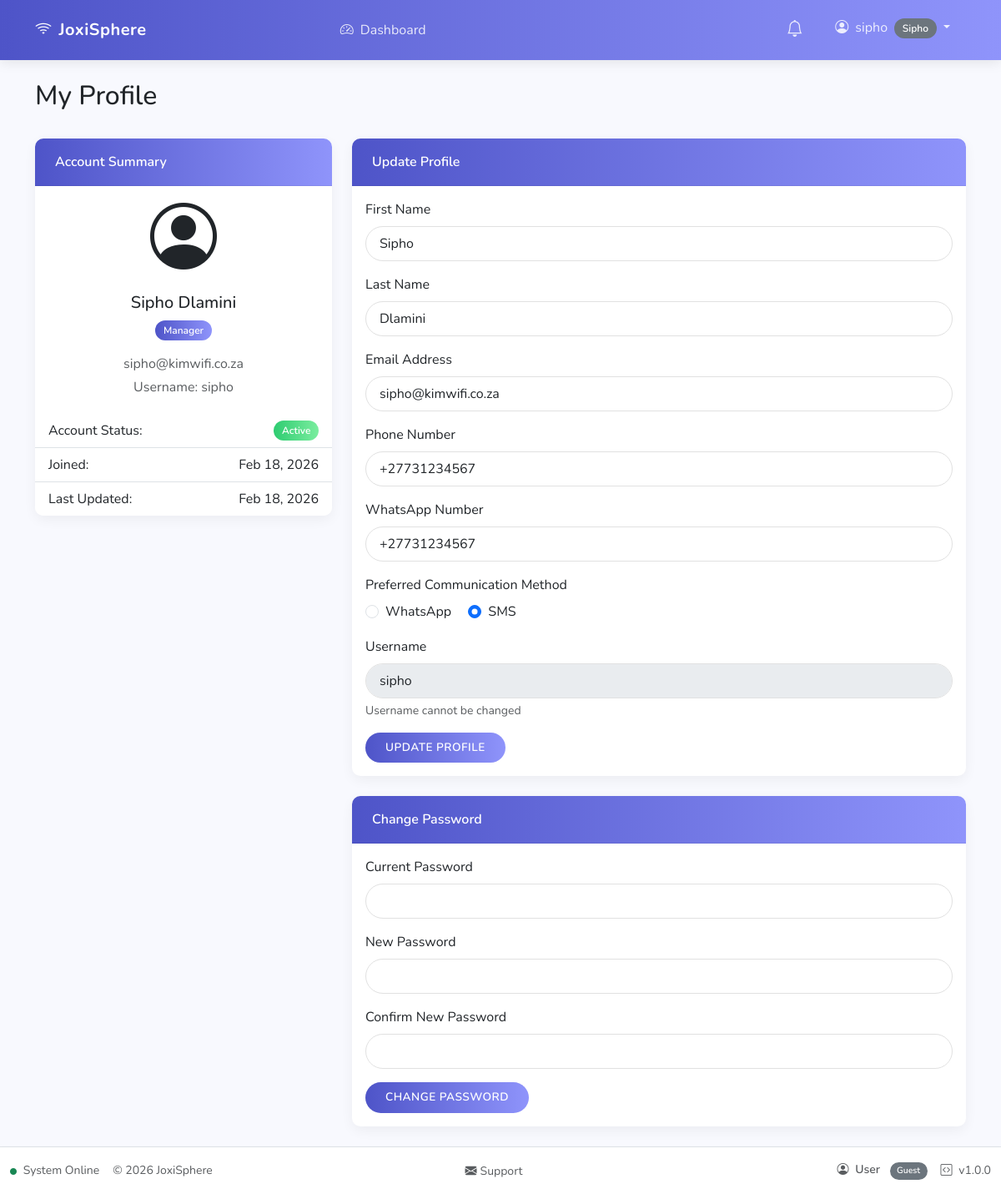
Screenshot of /profile.php (signed in) with the database file from the repository.
### tables this page shows
CREATE TABLE IF NOT EXISTS users (
    id INT AUTO_INCREMENT PRIMARY KEY,
    username VARCHAR(50) NOT NULL UNIQUE,
    password VARCHAR(255) NOT NULL,
    email VARCHAR(100) NOT NULL,
    first_name VARCHAR(50) NOT NULL,
    last_name VARCHAR(50) NOT NULL,
    id_number VARCHAR(13) UNIQUE,   
    phone_number VARCHAR(20),
    whatsapp_number VARCHAR(20),
    preferred_communication ENUM('SMS', 'WhatsApp') DEFAULT 'SMS',
    role_id INT NOT NULL,
    status ENUM('active', 'pending', 'inactive') NOT NULL DEFAULT 'pending',
    created_at TIMESTAMP DEFAULT CURRENT_TIMESTAMP,
    updated_at TIMESTAMP DEFAULT CURRENT_TIMESTAMP ON UPDATE CURRENT_TIMESTAMP,
    password_reset_required BOOLEAN DEFAULT 0,
    FOREIGN KEY (role_id) REFERENCES roles(id)
);

CREATE TABLE IF NOT EXISTS roles (
    id INT AUTO_INCREMENT PRIMARY KEY,
    name VARCHAR(50) NOT NULL UNIQUE,
    description TEXT,
    created_at TIMESTAMP DEFAULT CURRENT_TIMESTAMP
);

### includes/functions.php (called while the page is built, shortened)
<?php
function safeQueryPrepare($conn, $sql, $debug = true) {
    $stmt = false;
    try {
        $stmt = $conn->prepare($sql);
    } catch (mysqli_sql_exception $e) {
        $prepareError = "(" . $e->getCode() . ") " . $e->getMessage();
        error_log("Database exception in SQL: $sql - " . $prepareError);
    }
    return $stmt;
}
function getRoleBadgeClass($role) {
    switch ($role) {
        case 'manager': return 'bg-primary';
        default: return 'bg-secondary';
    }
}

### public/profile.php (the view, shortened to what this page needs)
<?php
require_once '../includes/config.php';
require_once '../includes/functions.php';
$conn = getDbConnection();
$userId = $_SESSION['user_id'] ?? 0;
$stmt = safeQueryPrepare($conn,
    "SELECT u.*, r.name as role_name
     FROM users u
     JOIN roles r ON u.role_id = r.id
     WHERE u.id = ?");
$stmt->bind_param("i", $userId);
$stmt->execute();
$user = $stmt->get_result()->fetch_assoc();
?>
<div class="container mt-4">
    <div class="row">
        <div class="col-md-12 mb-4">
            <h2>My Profile</h2>
        </div>
    </div>
    <div class="row">
        <div class="col-md-4">
            <div class="card mb-4">
                <div class="card-header">
                    Account Summary
                </div>
                <div class="card-body text-center">
                    <div class="avatar-placeholder mb-3">
                        <i class="bi bi-person-circle display-1"></i>
                    </div>
                    <h5><?= htmlspecialchars($user['first_name'] . ' ' . $user['last_name']) ?></h5>
                    <span class="badge <?= getRoleBadgeClass($user['role_name']) ?> mb-3"><?= ucfirst($user['role_name']) ?></span>
                    <p class="text-muted mb-1"><?= htmlspecialchars($user['email']) ?></p>
                    <p class="text-muted mb-1">Username: <?= htmlspecialchars($user['username']) ?></p>
                </div>
                <ul class="list-group list-group-flush">
                    <li class="list-group-item d-flex justify-content-between">
                        <span>Account Status:</span>
                        <span class="badge <?= $user['status'] === 'active' ? 'bg-success' : 'bg-warning' ?>"><?= ucfirst($user['status']) ?></span>
                    </li>
                    <li class="list-group-item d-flex justify-content-between">
                        <span>Joined:</span>
                        <span><?= date('M j, Y', strtotime($user['created_at'])) ?></span>
                    </li>
                    <li class="list-group-item d-flex justify-content-between">
                        <span>Last Updated:</span>
                        <span><?= date('M j, Y', strtotime($user['updated_at'])) ?></span>
                    </li>
                </ul>
            </div>
        </div>
        <div class="col-md-8">
            <div class="card mb-4">
                <div class="card-header">
                    Update Profile
                </div>
                <div class="card-body">
                    <form method="post">
                        <div class="mb-3">
                            <label for="first_name" class="form-label">First Name</label>
                            <input type="text" class="form-control" id="first_name" name="first_name" value="<?= htmlspecialchars($user['first_name']) ?>" required>
                        </div>
                        <div class="mb-3">
                            <label for="last_name" class="form-label">Last Name</label>
                            <input type="text" class="form-control" id="last_name" name="last_name" value="<?= htmlspecialchars($user['last_name']) ?>" required>
                        </div>
                        <div class="mb-3">
                            <label for="email" class="form-label">Email Address</label>
                            <input type="email" class="form-control" id="email" name="email" value="<?= htmlspecialchars($user['email']) ?>" required>
                        </div>
                        <div class="mb-3">
                            <label for="phone_number" class="form-label">Phone Number</label>
                            <input type="text" class="form-control" id="phone_number" name="phone_number"
                                value="<?= htmlspecialchars($user['phone_number'] ?? '') ?>" placeholder="+27...">
                        </div>
                        <div class="mb-3">
                            <label for="whatsapp_number" class="form-label">WhatsApp Number</label>
                            <input type="text" class="form-control" id="whatsapp_number" name="whatsapp_number"
                                value="<?= htmlspecialchars($user['whatsapp_number'] ?? '') ?>" placeholder="+27...">
                        </div>
                        <div class="mb-3">
                            <label class="form-label">Preferred Communication Method</label>
                            <div>
                                <div class="form-check form-check-inline">
                                    <input class="form-check-input" type="radio" name="preferred_communication"
                                        id="pref_whatsapp" value="WhatsApp" <?= ($user['preferred_communication'] ?? 'WhatsApp') === 'WhatsApp' ? 'checked' : '' ?>>
                                    <label class="form-check-label" for="pref_whatsapp">WhatsApp</label>
                                </div>
                                <div class="form-check form-check-inline">
                                    <input class="form-check-input" type="radio" name="preferred_communication"
                                        id="pref_sms" value="SMS" <?= ($user['preferred_communication'] ?? '') === 'SMS' ? 'checked' : '' ?>>
                                    <label class="form-check-label" for="pref_sms">SMS</label>
                                </div>
                            </div>
                        </div>
                        <div class="mb-3">
                            <label for="username" class="form-label">Username</label>
                            <input type="text" class="form-control" id="username" value="<?= htmlspecialchars($user['username']) ?>" disabled>
                            <div class="form-text">Username cannot be changed</div>
                        </div>
                        <button type="submit" class="btn btn-primary">Update Profile</button>
                    </form>
                </div>
            </div>
            <div class="card">
                <div class="card-header">
                    Change Password
                </div>
                <div class="card-body">
                    <form method="post">
                        <div class="mb-3">
                            <label for="current_password" class="form-label">Current Password</label>
                            <input type="password" class="form-control" id="current_password" name="current_password" required>
                        </div>
                        <div class="mb-3">
                            <label for="new_password" class="form-label">New Password</label>
                            <input type="password" class="form-control" id="new_password" name="new_password" required>
                        </div>
                        <div class="mb-3">
                            <label for="confirm_password" class="form-label">Confirm New Password</label>
                            <input type="password" class="form-control" id="confirm_password" name="confirm_password" required>
                        </div>
                        <button type="submit" class="btn btn-primary">Change Password</button>
                    </form>
                </div>
            </div>
        </div>
    </div>
</div>

### public/assets/css/custom.css (style rules this page uses)
:root { --primary-color: #4e54c8; --primary-gradient: linear-gradient(to right, #4e54c8, #8f94fb); --secondary-color: #ff8c00; --secondary-gradient: linear-gradient(to right, #ff8c00, #ffaf4b); --success-color: #2ecc71; --success-gradient: linear-gradient(to right, #2ecc71, #7bed9f); --info-color: #3498db; --info-gradient: linear-gradient(to right, #3498db, #79d2fb); --warning-color: #f39c12; --warning-gradient: linear-gradient(to right, #f39c12, #ffc048); --danger-color: #e74c3c; --danger-gradient: linear-gradient(to right, #e74c3c, #ff7675); --dark-color: #2d3436; --dark-gradient: linear-gradient(to right, #2d3436, #636e72); --light-color: #f5f6fa; --light-gradient: linear-gradient(to right, #f5f6fa, #dfe6e9); --admin-color: #9b59b6; --admin-gradient: linear-gradient(to right, #9b59b6, #cd84f1); --owner-color: #00cec9; --owner-gradient: linear-gradient(to right, #00cec9, #55efc4); --manager-color: #0984e3; --manager-gradient: linear-gradient(to right, #0984e3, #74b9ff); --student-color: #26de81; --student-gradient: linear-gradient(to right, #26de81, #78e08f); --body-bg: #f8f9fe; }
body { background-color: var(--body-bg); font-family: "Nunito", sans-serif; }
.card { border: none; border-radius: 10px; overflow: hidden; box-shadow: 0 5px 15px rgba(0, 0, 0, 0.05); transition: all 0.3s ease; margin-bottom: 1.5rem; }
.card-header { background: var(--primary-gradient); color: white; font-weight: 600; padding: 1rem 1.5rem; border-bottom: none; }
.btn { border-radius: 30px; padding: 0.5rem 1.5rem; font-weight: 600; transition: all 0.3s ease; text-transform: uppercase; letter-spacing: 0.5px; font-size: 0.85rem; }
.btn-primary { background-image: var(--primary-gradient); border: none; }
.badge { padding: 0.5em 0.8em; font-weight: 600; border-radius: 30px; }
.bg-primary { background-image: var(--primary-gradient) !important; }
.bg-success { background-image: var(--success-gradient) !important; }
.form-control { border-radius: 30px; padding: 0.5rem 1rem; border: 1px solid #e1e1e1; }
.card-header { background-color: #f8f9fa; border-bottom: 1px solid rgba(0, 0, 0, 0.05); }

### rows the page displays
users: first_name+last_name "Sipho Dlamini", role.name "Manager", email "sipho@kimwifi.co.za", username "sipho", status "Active", created_at "Feb 18, 2026", updated_at "Feb 18, 2026", first_name "Sipho", last_name "Dlamini", phone_number "+27731234567", preferred_communication "☐ WhatsApp", preferred_communication "☑ SMS"

### other values shown
APP_NAME "JoxiSphere"
$item['text'] "Dashboard"
$_SESSION['username'] "sipho"
$userRole "Sipho"
$userName "User"
$userRole "Guest"
